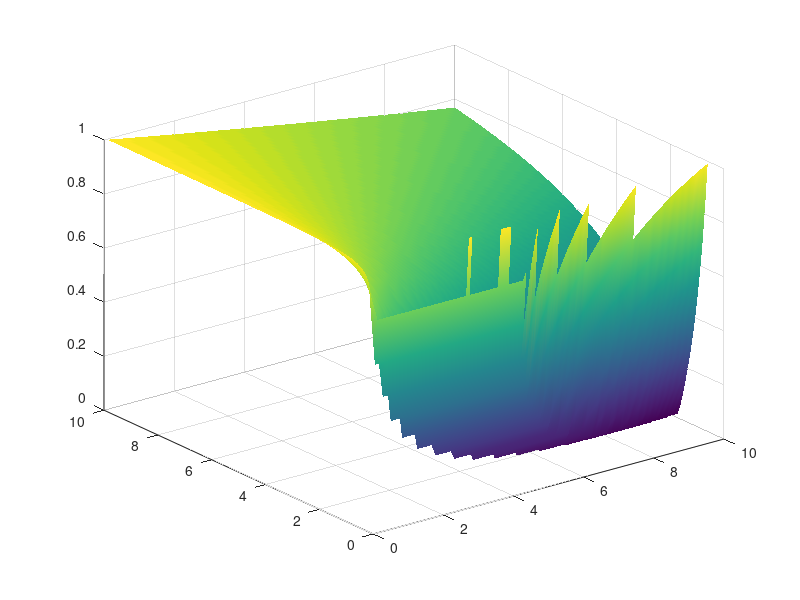

The MATLAB source for this figure: (Note: this script raises an error after producing the figure.)
clc;
clear;
% close all;

kpMax = 10
kdMax = 10;
sampledNum = 100;

aMin = 0.25 ;
aMax = 0.25;
sampledNum2 = 20;


kpSampled = 0:kpMax/(sampledNum-1):kpMax;
kdSampled = 0:kdMax/(sampledNum-1):kdMax;
aSampled = aMin:(aMax-aMin)/(sampledNum2-1):aMax;

if aMin == aMax
[X,Y] = meshgrid(kpSampled,kdSampled);
Z = aMin;
sampledNum2 = 1;
else
[X,Y,Z] = meshgrid(kpSampled,kdSampled,aSampled);
end
Map = X;
ratio = 0.4;
m = 1;
I = 0.5;

for i = 1:size(X,1)
    for j = 1:size(X,2)
        for k = 1:sampledNum2

            
            if aMin == aMax
                kp = X(i,j);
                kd = Y(i,j);      
                T = Z;
                a = T*ratio;
                f = T/a*m*9.81;
                K = 1/2*f/I*kp;
                C = 1/2*f/I*kd;

%                 A = [1-a^2*K T-a^2*C; 
%                     -2*a*K 1-2*a*C];
A = [ (exp(-a*(C + (C^2 - 2*K)^(1/2)))*(C^2 - 2*K)^(1/2) - C*exp(-a*(C + (C^2 - 2*K)^(1/2))) + exp(-a*(C - (C^2 - 2*K)^(1/2)))*(C^2 - 2*K)^(1/2) + C*exp(-a*(C - (C^2 - 2*K)^(1/2))))/(2*(C^2 - 2*K)^(1/2)), (exp(-a*(C - (C^2 - 2*K)^(1/2))) - exp(-a*(C + (C^2 - 2*K)^(1/2))))/(2*(C^2 - 2*K)^(1/2)) + ((T - a)*(exp(-a*(C + (C^2 - 2*K)^(1/2)))*(C^2 - 2*K)^(1/2) - C*exp(-a*(C + (C^2 - 2*K)^(1/2))) + exp(-a*(C - (C^2 - 2*K)^(1/2)))*(C^2 - 2*K)^(1/2) + C*exp(-a*(C - (C^2 - 2*K)^(1/2)))))/(2*(C^2 - 2*K)^(1/2));
                                                                                                             (K*exp(-a*(C + (C^2 - 2*K)^(1/2))) - K*exp(-a*(C - (C^2 - 2*K)^(1/2))))/(C^2 - 2*K)^(1/2), (exp(-a*(C + (C^2 - 2*K)^(1/2)))*(C^2 - 2*K)^(1/2) + C*exp(-a*(C + (C^2 - 2*K)^(1/2))) + exp(-a*(C - (C^2 - 2*K)^(1/2)))*(C^2 - 2*K)^(1/2) - C*exp(-a*(C - (C^2 - 2*K)^(1/2))))/(2*(C^2 - 2*K)^(1/2)) + ((T - a)*(K*exp(-a*(C + (C^2 - 2*K)^(1/2))) - K*exp(-a*(C - (C^2 - 2*K)^(1/2)))))/(C^2 - 2*K)^(1/2)];
                try
                qq = abs(eig(A));
                    if qq(1)<1 && qq(2)<1
                        Map(i,j) = max(qq);
                    else
                        Map(i,j) = nan ;
                    end  
                catch
                Map(i,j) = nan ;    
                end
            else
                kp = X(i,j,k);
                kd = Y(i,j,k);      
                T = Z(i,j,k);
                a = T*ratio;
                f = T/a*m*9.81;
                K = 1/2*f/I*kp;
                C = 1/2*f/I*kd;

%                 A = [1-a^2*K T-a^2*C; 
%                     -2*a*K 1-2*a*C];
A = [           1,          T - a + exp(a);
 exp(-2*K*a), exp(-2*K*a)*(T - a) + 1]               ;                    
                qq = abs(eig(A));
%                 if real(qq(1))<0 && real(qq(2))<0
%                 if qq(1)<1 && qq(2)<1
                    Map(i,j,k) = abs(det(A));%max(qq);
%                 else
%                     Map(i,j,k) = nan ;
%                 end              
            end
        end
    end
end

if aMin == aMax
    h=surf(X,Y,Map);
    set(h,'EdgeColor','none','FaceColor','interp');
    
    set(h,'DefaultTextFontName','Times','DefaultTextFontSize',18,...
       'DefaultAxesFontName','Times','DefaultAxesFontSize',18,...
    'DefaultLineLineWidth',1,'DefaultLineMarkerSize',7.75)
    colorbar
    str = sprintf('$T = %.3f$, $a = %.3f$, $f = %0.3f$', T,a,f);
    title(str,'Interpreter','latex','FontName','Times','FontWeight','Normal')    
    
    xlabel('$kp$','Interpreter','latex')
    ylabel('$kd$','Interpreter','latex')
    view(2)
    axis([0 kpMax 0 kdMax])
else
    h=slice(X,Y,Z,Map/max(max(max(Map))),kpSampled,kdSampled,aSampled);

    set(h,'EdgeColor','none','FaceColor','interp');
    alpha(0.4);
    axis([0 kpMax 0 kdMax aMin aMax])
    set(h,'DefaultTextFontName','Times','DefaultTextFontSize',18,...
       'DefaultAxesFontName','Times','DefaultAxesFontSize',18,...
    'DefaultLineLineWidth',1,'DefaultLineMarkerSize',7.75)
    colorbar
    xlabel('$kp$','Interpreter','latex')
    ylabel('$kd$','Interpreter','latex')
    zlabel('$T$','Interpreter','latex')
    az = -45;
    el = 69;
    view(az, el);
    view(2)
end
                                                                                                                                                                                                                                                                                                                                                                                                                                                                                                                                                                                                                                                                                                                                                                                                                                                                                                                    % alpha(0.5);